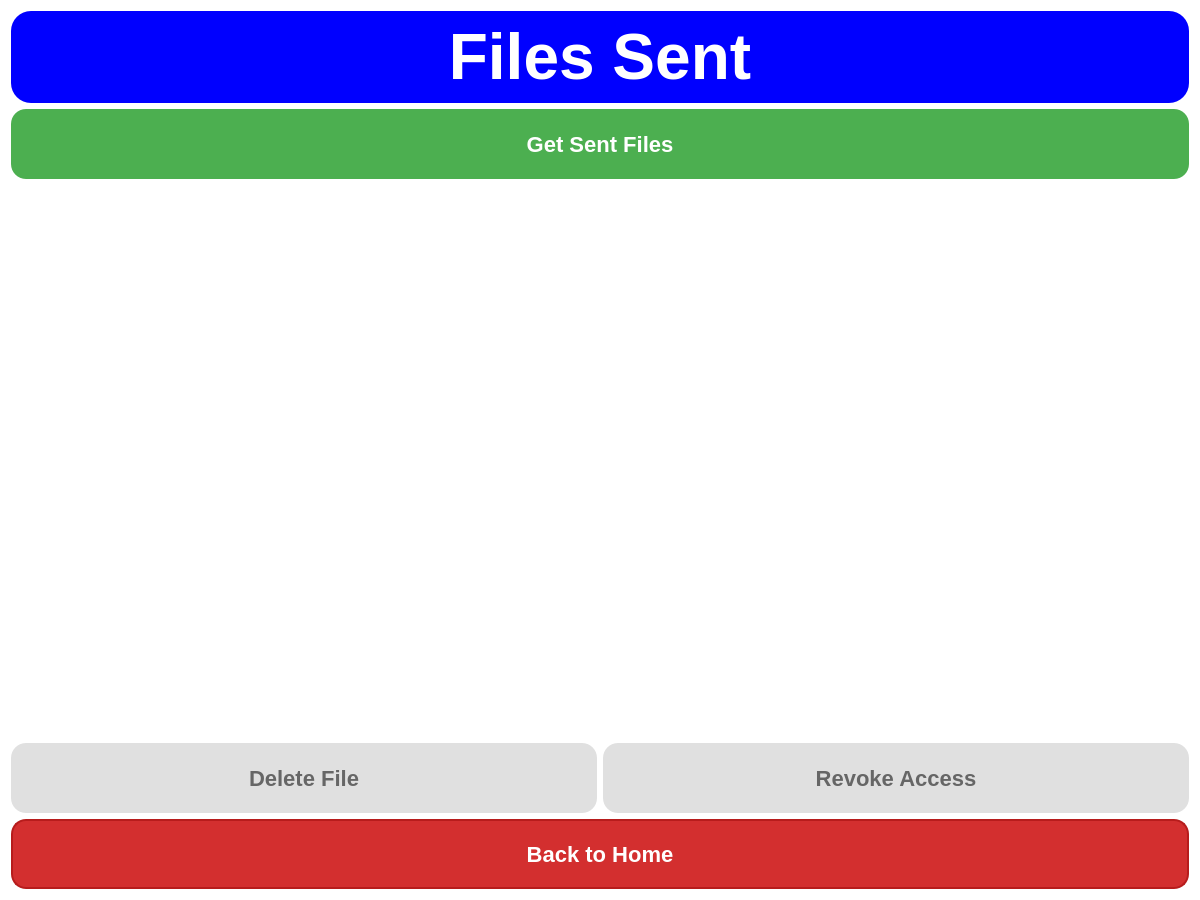
<?xml version="1.0" encoding="UTF-8"?>
<ui version="4.0">
 <class>SentFilesPage</class>
 <widget class="QDialog" name="SentFilesPage">
  <property name="geometry">
   <rect>
    <x>0</x>
    <y>0</y>
    <width>1200</width>
    <height>900</height>
   </rect>
  </property>
  <property name="windowTitle">
   <string>Files Sent</string>
  </property>
  <property name="styleSheet">
   <string notr="true">background-color: white;</string>
  </property>
  <layout class="QVBoxLayout" name="verticalLayout">
   <item>
    <widget class="QLabel" name="titleLabel">
     <property name="text">
      <string>Files Sent</string>
     </property>
     <property name="font">
      <font>
       <pointsize>48</pointsize>
       <bold>true</bold>
      </font>
     </property>
     <property name="styleSheet">
      <string notr="true">background-color: blue; color: white; border-radius: 20px; padding: 10px;</string>
     </property>
     <property name="alignment">
      <set>Qt::AlignCenter</set>
     </property>
    </widget>
   </item>
   <item>
    <widget class="QPushButton" name="getSentFilesButton">
     <property name="text">
      <string>Get Sent Files</string>
     </property>
     <property name="minimumSize">
      <size>
       <width>300</width>
       <height>70</height>
      </size>
     </property>
     <property name="font">
      <font>
       <pointsize>22</pointsize>
       <bold>true</bold>
      </font>
     </property>
     <property name="styleSheet">
      <string notr="true">color: white; background-color: #4CAF50; border: none; border-radius: 15px; font-size: 22px;</string>
     </property>
    </widget>
   </item>
   <item>
    <widget class="QScrollArea" name="fileScrollArea">
     <property name="minimumSize">
      <size>
       <width>0</width>
       <height>400</height>
      </size>
     </property>
     <property name="widgetResizable">
      <bool>true</bool>
     </property>
     <property name="styleSheet">
      <string notr="true">border: none; background-color: transparent;</string>
     </property>
     <widget class="QWidget" name="scrollAreaWidgetContents">
      <property name="geometry">
       <rect>
        <x>0</x>
        <y>0</y>
        <width>1176</width> <!-- Adjust width as necessary -->
        <height>400</height> <!-- Adjust height as necessary -->
       </rect>
      </property>
      <layout class="QVBoxLayout" name="verticalLayout_2">
       <property name="spacing">
        <number>10</number>
       </property>
       <property name="leftMargin">
        <number>0</number>
       </property>
       <property name="topMargin">
        <number>0</number>
       </property>
       <property name="rightMargin">
        <number>0</number>
       </property>
       <property name="bottomMargin">
        <number>0</number>
       </property>
      </layout>
     </widget>
    </widget>
   </item>
   <item>
    <layout class="QHBoxLayout" name="actionButtonsLayout">
     <item>
      <widget class="QPushButton" name="deleteButton">
       <property name="text">
        <string>Delete File</string>
       </property>
       <property name="minimumSize">
        <size>
         <width>250</width>
         <height>70</height>
        </size>
       </property>
       <property name="font">
        <font>
         <pointsize>22</pointsize>
         <bold>true</bold>
        </font>
       </property>
       <property name="styleSheet">
        <string notr="true">color: #666666; background-color: #e0e0e0; border: none; border-radius: 15px; font-size: 22px;</string>
       </property>
       <property name="enabled">
        <bool>false</bool>
       </property>
      </widget>
     </item>
     <item>
      <widget class="QPushButton" name="revokeButton">
       <property name="text">
        <string>Revoke Access</string>
       </property>
       <property name="minimumSize">
        <size>
         <width>250</width>
         <height>70</height>
        </size>
       </property>
       <property name="font">
        <font>
         <pointsize>22</pointsize>
         <bold>true</bold>
        </font>
       </property>
       <property name="styleSheet">
        <string notr="true">color: #666666; background-color: #e0e0e0; border: none; border-radius: 15px; font-size: 22px;</string>
       </property>
       <property name="enabled">
        <bool>false</bool>
       </property>
      </widget>
     </item>
    </layout>
   </item>
   <item>
    <widget class="QPushButton" name="backButton">
     <property name="text">
      <string>Back to Home</string>
     </property>
     <property name="minimumSize">
      <size>
       <width>150</width>
       <height>70</height>
      </size>
     </property>
     <property name="font">
        <font>
         <pointsize>22</pointsize>
         <bold>true</bold>
        </font>
       </property>
     <property name="styleSheet">
      <string notr="true">background-color: #D32F2F; color: white; border: 2px solid #B71C1C; border-radius: 15px; padding: 10px; font-weight: bold; font-size: 22px;</string>
     </property>
    </widget>
   </item>
  </layout>
 </widget>
 <resources/>
 <connections/>
</ui> 
